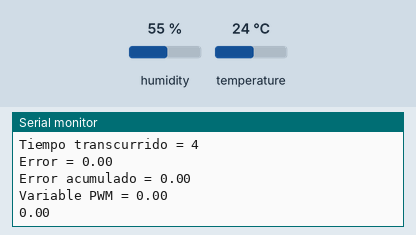
A program run on a simulated Arduino Uno, built with avr-gcc and run on an emulated ATmega328P. Shown: the last lines printed to the serial monitor. The inputs (shaded band) are chosen by the test bench; at power-on: temperature 24 °C, humidity 55 %.

Above: at 4.9 s.
5.0 s: temperature set to 12 °C
At 8.27 s:
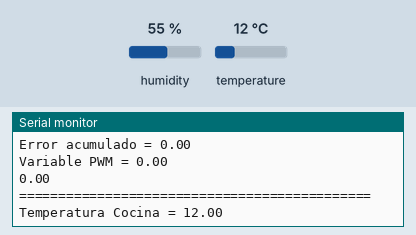
10.1 s: temperature set to 19 °C
At 12.38 s:
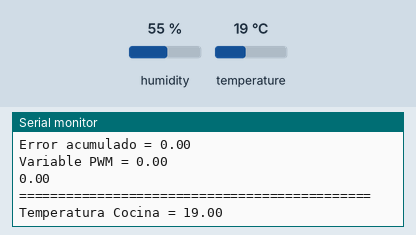
15.2 s: temperature set to 33 °C
At 17.6 s:
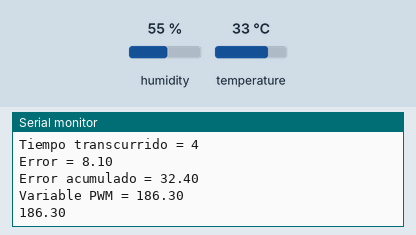
Timing chart, 0 to 19.1 s (numbered marks = the images above; inputs shaded):
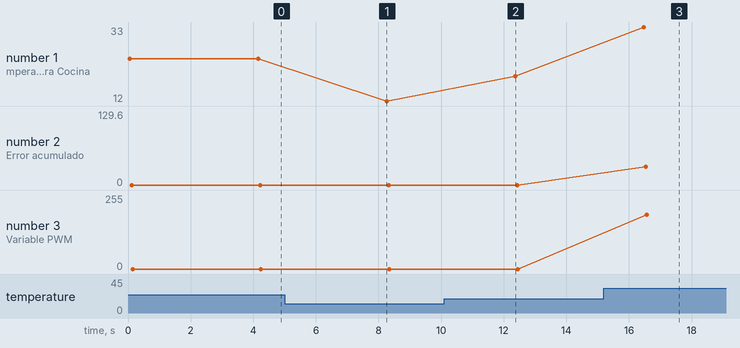

The program:

main.cpp
```cpp
#include <Arduino.h>
#include <Adafruit_Sensor.h>
#include "DHT.h"

#define DHTTYPE DHT11

#define pin_cocina 0
#define pin_dormitorio 2
#define pin_living 8

#define controlador 3

//variables globales
double error = 0;               // diferencis de temp entre la actual y la requerida
double error_ultimo = 0;        // ultimo error guardado
double error_acumulado = 0;     //valor del error acomulado
double kp = 3;
double ki = 5;
double H = 0;
double U = 0;
double ref = 24.90;             // valor temperatura requerida
long Tiempotranscurrido = 0;    // tiempo de muestreo en miliseg
unsigned long pasado = 0;       // tiempo pasado para asegurar el tiempo de muestreo
unsigned long ahora = 0;

DHT dht_cocina(pin_cocina, DHTTYPE);
DHT dht_dormitorio(pin_dormitorio, DHTTYPE);
DHT dht_living(pin_living, DHTTYPE);


/************************************************************************************************************/
double Cocina(double inp){

ahora = millis(); //tiempo actual

Tiempotranscurrido = (ahora - pasado);      //Tiempo actual menos el pasado
Serial.print("Tiempo transcurrido = ");
Serial.println(Tiempotranscurrido/1000);    // Tiempo transcurrido en segundos

error = inp -ref;                           // determina error
Serial.print("Error = ");                   // Error de temperatura con respecto a la requerida
if(error <=0){error= 0.00;}
Serial.println(error);

error_acumulado += (error * (Tiempotranscurrido/1000));
Serial.print("Error acumulado = ");
Serial.println(error_acumulado);

pasado = ahora;
if(error <= 0){
  U = 0.00;
}else{
 H = kp*error + ki*error_acumulado;
 U = constrain(H,0, 255);
}
Serial.print("Variable PWM = ");
Serial.println(U);

error_ultimo = error;
pasado = ahora;

return U; //salida PWM
}


void setup()
{
  Serial.begin(9600); // Iniciar la comunicación serie
  dht_cocina.begin();
  dht_dormitorio.begin();
  dht_dormitorio.begin();
}

void loop()
{
  Serial.println("=============================================");
  double input = dht_cocina.readTemperature();
  Serial.print("Temperatura Cocina = ");
  Serial.println(input);
  //analogWrite(controlador,Cocina(input));
  Serial.println(Cocina(input));
  delay(4000);
}
```

Measured:
- after the input at 5.0 s, the serial monitor: prints a new line after 3.3 s (image 1)
- after the input at 10.1 s, the serial monitor: prints a new line after 2.3 s (image 2)
- after the input at 15.2 s, the serial monitor: prints a new line after 1.3 s (image 3)
- plotted number 1: 24 → 12 after the input at 5.0 s, 12 → 19 after the input at 10.1 s, 19 → 33 after the input at 15.2 s
- plotted number 2: 0 → 129.6 after the input at 15.2 s
- plotted number 3: 0 → 255 after the input at 15.2 s
